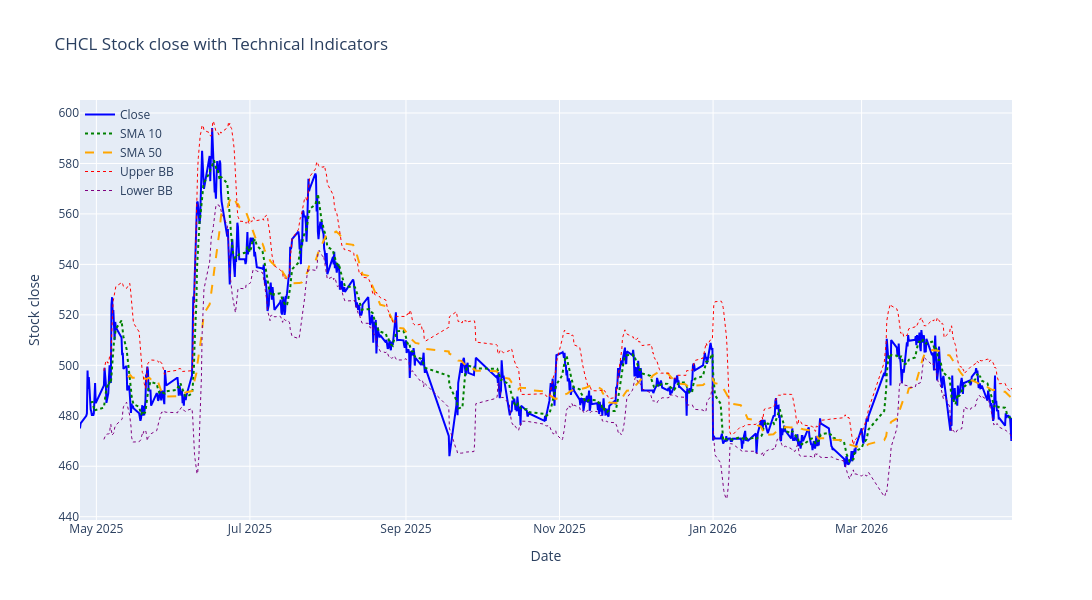

The code cell stored with this chart in its notebook:
### Markdown cell above
### Plot technical Analysis

### Code cell
df_filtered = df.copy()

df_filtered = df_filtered.between_time("11:00", "15:00")


# Create the figure
fig = go.Figure()

# Add 'Close' close line
fig.add_trace(
    go.Scatter(
        x=df_filtered.index,
        y=df_filtered["close"],
        mode="lines",
        name="Close",
        line=dict(color="blue", width=2),
    )
)

# Add 'SMA 10' line
fig.add_trace(
    go.Scatter(
        x=df_filtered.index,
        y=df_filtered["SMA_10"],
        mode="lines",
        name="SMA 10",
        line=dict(color="green", width=2, dash="dot"),
    )
)

# Add 'SMA 50' line
fig.add_trace(
    go.Scatter(
        x=df_filtered.index,
        y=df_filtered["SMA_50"],
        mode="lines",
        name="SMA 50",
        line=dict(color="orange", width=2, dash="dash"),
    )
)

# Add 'Upper BB' line
fig.add_trace(
    go.Scatter(
        x=df_filtered.index,
        y=df_filtered["Upper_BB"],
        mode="lines",
        name="Upper BB",
        line=dict(color="red", width=1, dash="dot"),
    )
)

# Add 'Lower BB' line
fig.add_trace(
    go.Scatter(
        x=df_filtered.index,
        y=df_filtered["Lower_BB"],
        mode="lines",
        name="Lower BB",
        line=dict(color="purple", width=1, dash="dot"),
    )
)

# Update layout for a larger figure size and title
fig.update_layout(
    title=f"{stock_name} Stock close with Technical Indicators",
    xaxis_title="Date",
    yaxis_title="Stock close",
    legend=dict(
        x=0, y=1, bgcolor="rgba(255,255,255,0)", bordercolor="rgba(255,255,255,0)"
    ),
    autosize=False,
    width=1200,
    height=600,
)


fig.update_xaxes(
    rangebreaks=[
        dict(bounds=["sat", "sat"]),  # remove weekends
        dict(bounds=[15, 11], pattern="hour"),  # keep only 11–15
    ]
)


# Show the plot
fig.show()

### Figure 1 — Plotly figure (JSON) as saved in the notebook; plotly's stock layout.template omitted (floating-point values rounded to 4 significant figures; data arrays with more than 128 entries replaced by an {"elided": "..."} marker saying what was removed)
{"data": [{"line": {"color": "blue", "width": 2}, "mode": "lines", "name": "Close", "type": "scatter", "x": {"elided": "893 str values"}, "y": {"elided": "893 float values"}}, {"line": {"color": "green", "dash": "dot", "width": 2}, "mode": "lines", "name": "SMA 10", "type": "scatter", "x": {"elided": "893 str values"}, "y": {"elided": "893 float values"}}, {"line": {"color": "orange", "dash": "dash", "width": 2}, "mode": "lines", "name": "SMA 50", "type": "scatter", "x": {"elided": "893 str values"}, "y": {"elided": "893 float values"}}, {"line": {"color": "red", "dash": "dot", "width": 1}, "mode": "lines", "name": "Upper BB", "type": "scatter", "x": {"elided": "893 str values"}, "y": {"elided": "893 float values"}}, {"line": {"color": "purple", "dash": "dot", "width": 1}, "mode": "lines", "name": "Lower BB", "type": "scatter", "x": {"elided": "893 str values"}, "y": {"elided": "893 float values"}}], "layout": {"autosize": false, "height": 600, "legend": {"bgcolor": "rgba(255,255,255,0)", "bordercolor": "rgba(255,255,255,0)", "x": 0, "y": 1}, "title": {"text": "CHCL Stock close with Technical Indicators"}, "width": 1200, "xaxis": {"rangebreaks": [{"bounds": ["sat", "sat"]}, {"bounds": [15, 11], "pattern": "hour"}], "title": {"text": "Date"}}, "yaxis": {"title": {"text": "Stock close"}}}}
